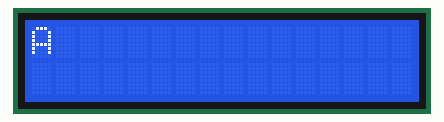
The sketch below on a simulated Arduino Uno, built with avr-gcc and run on an emulated ATmega328P. Shown: 16×2 character LCD.

Above: at 0.16 s.
At 0.77 s:
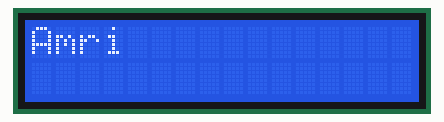
At 1.47 s:
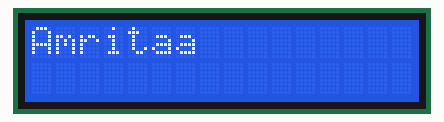
At 2.9 s:
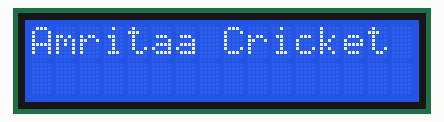
At 5.7 s:
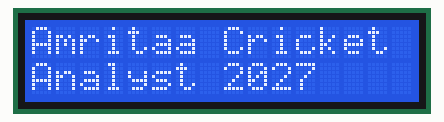
At 8.4 s:
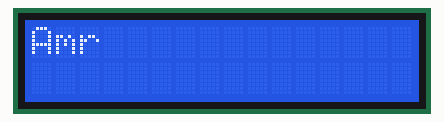

Measured:
- by itself, everything shown: repeats every 7.8 s, in 25 steps
- what the display in image 2 shows lasts 0.4 s, from 1.3 s to 1.7 s
- what the display in image 3 shows lasts 0.6 s, from 2.9 s to 3.5 s
- what the display in image 4 shows lasts 2.2 s, from 5.7 s to 7.9 s

The sketch:

learning_lcd.ino
```cpp
#include <Wire.h>
#include <LiquidCrystal_I2C.h>

// Create LCD object (address 0x27, 16 chars, 2 lines)
LiquidCrystal_I2C lcd(0x27, 16, 2);

// Messages to display
String line1 = "Amritaa Cricket  ";
String line2 = "Analyst 2027";
void setup() {
  lcd.init();       // Initialize I2C LCD
  lcd.backlight();  // Turn on LCD backlight
}

void loop() {
  lcd.clear();

  // Print Line 1 character by character
  lcd.setCursor(0, 0);
  for (int i = 0; i < line1.length(); i++) {
    lcd.print(line1[i]);
    delay(200); // Delay between each character
  }

  // Print Line 2 character by character
  lcd.setCursor(0, 1);
  for (int i = 0; i < line2.length(); i++) {
    lcd.print(line2[i]);
    delay(200); // Delay between each character
  }

  delay(2000); // Pause after message is complete
}
```
